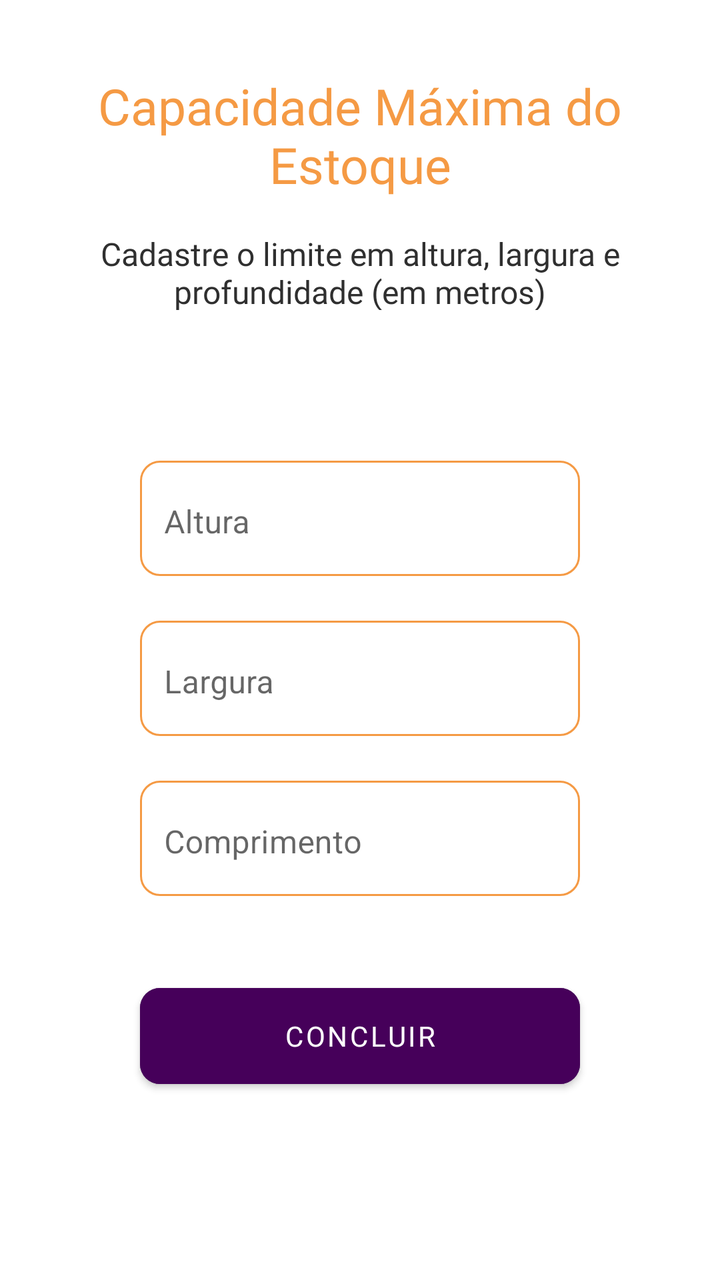
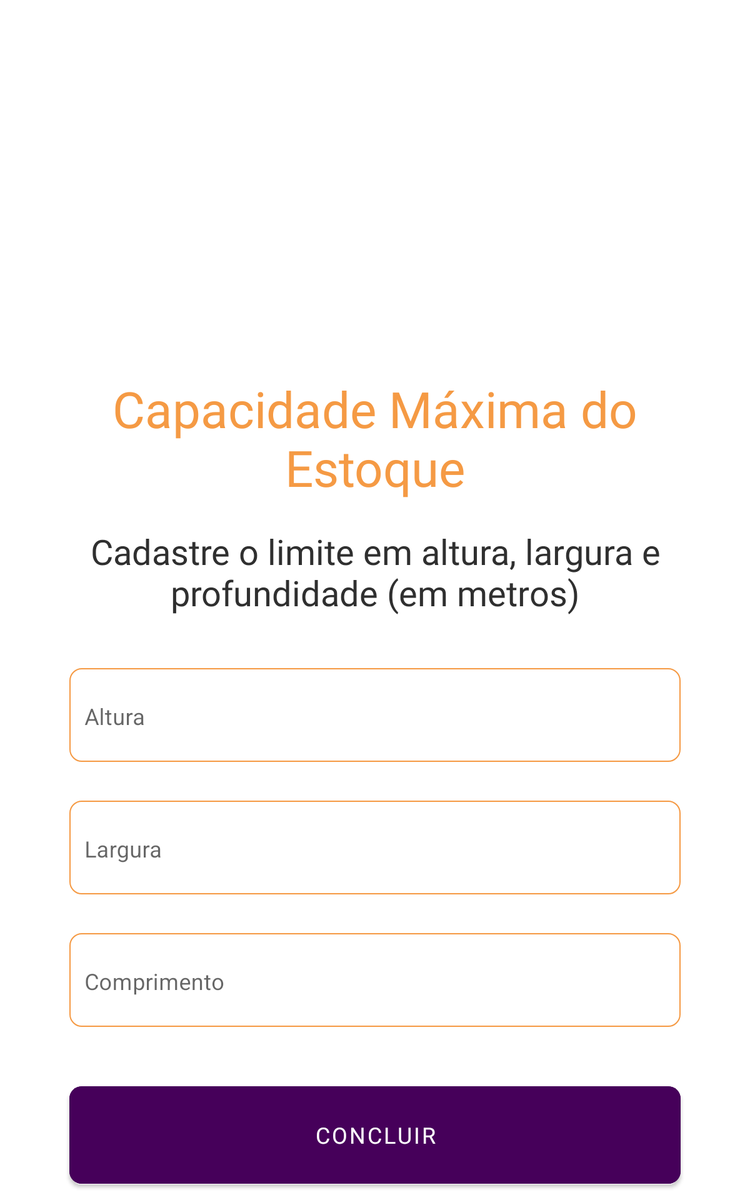

An Android layout and its configuration variant, each rendered on a device that would load it. The default file and the variant file are quoted in full after the pictures.
<!-- AndroidManifest.xml: application theme Theme.AppFluxar -->
<!-- res/layout/fragment_layout_nav_limite_estoque.xml -->
<?xml version="1.0" encoding="utf-8"?>
<FrameLayout xmlns:android="http://schemas.android.com/apk/res/android"
    xmlns:app="http://schemas.android.com/apk/res-auto"
    xmlns:tools="http://schemas.android.com/tools"
    android:layout_width="match_parent"
    android:layout_height="match_parent"
    tools:context=".ui.fragment.NavigationLimiteEstoque">

    <androidx.constraintlayout.widget.ConstraintLayout
        android:layout_width="match_parent"
        android:layout_height="match_parent">

        <com.google.android.material.textfield.TextInputLayout
            android:id="@+id/alturaCapacidade"
            android:layout_width="220dp"
            android:layout_height="wrap_content"
            android:layout_marginTop="70dp"
            app:boxBackgroundMode="outline"
            app:boxCornerRadiusBottomEnd="10dp"
            app:boxCornerRadiusBottomStart="10dp"
            app:boxCornerRadiusTopEnd="10dp"
            app:boxCornerRadiusTopStart="10dp"
            app:boxStrokeColor="@color/laranja_principal_selector"
            app:hintEnabled="true"
            app:layout_constraintEnd_toEndOf="parent"
            app:layout_constraintStart_toStartOf="parent"
            app:layout_constraintTop_toBottomOf="@+id/cadastrarLimiteEstoqueTexto">

            <com.google.android.material.textfield.TextInputEditText
                android:id="@+id/inputAlturaCapacidade"
                android:layout_width="match_parent"
                android:layout_height="wrap_content"
                android:backgroundTint="@android:color/transparent"
                android:hint="Altura"
                android:inputType="number|numberSigned"
                android:paddingStart="12dp"
                android:paddingTop="20dp"
                android:paddingEnd="12dp"
                android:paddingBottom="16dp"
                android:textColor="@android:color/black"
                android:textColorHint="@android:color/darker_gray" />

        </com.google.android.material.textfield.TextInputLayout>

        <com.google.android.material.textfield.TextInputLayout
            android:id="@+id/larguraCapacidade"
            android:layout_width="220dp"
            android:layout_height="wrap_content"
            android:layout_marginTop="17dp"
            app:boxBackgroundMode="outline"
            app:boxCornerRadiusBottomEnd="10dp"
            app:boxCornerRadiusBottomStart="10dp"
            app:boxCornerRadiusTopEnd="10dp"
            app:boxCornerRadiusTopStart="10dp"
            app:boxStrokeColor="@color/laranja_principal_selector"
            app:hintEnabled="true"
            app:layout_constraintEnd_toEndOf="parent"
            app:layout_constraintStart_toStartOf="parent"
            app:layout_constraintTop_toBottomOf="@+id/alturaCapacidade">

            <com.google.android.material.textfield.TextInputEditText
                android:id="@+id/inputlarguraCapacidade"
                android:layout_width="match_parent"
                android:layout_height="wrap_content"
                android:backgroundTint="@android:color/transparent"
                android:hint="Largura"
                android:inputType="number|numberDecimal"
                android:paddingStart="12dp"
                android:paddingTop="20dp"
                android:paddingEnd="12dp"
                android:paddingBottom="16dp"
                android:textColor="@android:color/black"
                android:textColorHint="@android:color/darker_gray" />
        </com.google.android.material.textfield.TextInputLayout>

        <com.google.android.material.textfield.TextInputLayout
            android:id="@+id/profundidadeCapacidade"
            android:layout_width="220dp"
            android:layout_height="wrap_content"
            android:layout_marginTop="17dp"
            app:boxBackgroundMode="outline"
            app:boxCornerRadiusBottomEnd="10dp"
            app:boxCornerRadiusBottomStart="10dp"
            app:boxCornerRadiusTopEnd="10dp"
            app:boxCornerRadiusTopStart="10dp"
            app:boxStrokeColor="@color/laranja_principal_selector"
            app:hintEnabled="true"
            app:layout_constraintEnd_toEndOf="parent"
            app:layout_constraintStart_toStartOf="parent"
            app:layout_constraintTop_toBottomOf="@+id/larguraCapacidade">

            <com.google.android.material.textfield.TextInputEditText
                android:id="@+id/inputComprimentoCapacidade"
                android:layout_width="match_parent"
                android:layout_height="wrap_content"
                android:backgroundTint="@android:color/transparent"
                android:hint="Comprimento"
                android:inputType="number|numberDecimal"
                android:paddingStart="12dp"
                android:paddingTop="20dp"
                android:paddingEnd="12dp"
                android:paddingBottom="16dp"
                android:textColor="@android:color/black"
                android:textColorHint="@android:color/darker_gray" />
        </com.google.android.material.textfield.TextInputLayout>

        <TextView
            android:id="@+id/capacidadeEstoqueTitulo"
            android:layout_width="304dp"
            android:layout_height="68dp"
            android:layout_marginTop="36dp"
            android:fontFamily="@font/montserrat_bold"
            android:text="Capacidade Máxima do Estoque"
            android:textAlignment="center"
            android:textColor="@color/laranja_principal"
            android:textSize="25dp"
            app:layout_constraintEnd_toEndOf="parent"
            app:layout_constraintStart_toStartOf="parent"
            app:layout_constraintTop_toTopOf="parent" />

        <TextView
            android:id="@+id/cadastrarLimiteEstoqueTexto"
            android:layout_width="291dp"
            android:layout_height="39dp"
            android:layout_marginTop="12dp"
            android:fontFamily="@font/roboto"
            android:text="Cadastre o limite em altura, largura e profundidade (em metros)"
            android:textAlignment="center"
            android:textColor="@color/preto"
            android:textSize="16dp"
            app:layout_constraintEnd_toEndOf="parent"
            app:layout_constraintStart_toStartOf="parent"
            app:layout_constraintTop_toBottomOf="@+id/capacidadeEstoqueTitulo" />

        <Button
            android:id="@+id/concluirBt"
            android:layout_width="220dp"
            android:layout_height="60dp"
            android:layout_marginTop="40dp"
            android:backgroundTint="@color/roxo_principal"
            android:fontFamily="@font/roboto_bold"
            android:text="CONCLUIR"
            android:textColor="#FFFFFF"
            app:cornerRadius="10dp"
            app:layout_constraintEnd_toEndOf="parent"
            app:layout_constraintStart_toStartOf="parent"
            app:layout_constraintTop_toBottomOf="@+id/profundidadeCapacidade" />
    </androidx.constraintlayout.widget.ConstraintLayout>
</FrameLayout>
<!-- resources referenced by this layout -->
<resources>
  <color name="laranja_principal">#F59A44</color>
  <color name="preto">#2F2F2F</color>
  <color name="roxo_principal">#46005A</color>
  <style name="Theme.AppFluxar" parent="Theme.MaterialComponents.DayNight.DarkActionBar">
          
          <item name="colorPrimary">@color/roxo_principal</item>
          <item name="colorPrimaryVariant">@color/roxo_principal</item>
          <item name="colorOnPrimary">@color/laranja_principal</item>
          
          <item name="colorSecondary">@color/laranja_principal</item>
          <item name="colorSecondaryVariant">@color/laranja_secundario</item>
          <item name="colorOnSecondary">@color/preto</item>
          
          <item name="android:statusBarColor">@color/roxo_principal</item>
          
      </style>
  <color name="laranja_secundario">#FDEDDD</color>
</resources>
<!-- res/layout-sw600dp/fragment_layout_nav_limite_estoque.xml (the repository's variant of the layout above) -->
<!-- drawn on a 7-inch tablet held upright -->
<?xml version="1.0" encoding="utf-8"?>
<FrameLayout xmlns:android="http://schemas.android.com/apk/res/android"
    xmlns:app="http://schemas.android.com/apk/res-auto"
    xmlns:tools="http://schemas.android.com/tools"
    android:layout_width="match_parent"
    android:layout_height="match_parent"
    tools:context=".ui.fragment.NavigationStockLimit">

    <androidx.constraintlayout.widget.ConstraintLayout
        android:layout_width="match_parent"
        android:layout_height="match_parent">

        <LinearLayout
            android:id="@+id/stockLimitLoadingLayout"
            android:layout_width="match_parent"
            android:layout_height="match_parent"
            android:orientation="vertical"
            android:gravity="center"
            android:background="@android:color/white"
            android:visibility="gone"
            app:layout_constraintBottom_toBottomOf="parent"
            app:layout_constraintEnd_toEndOf="parent"
            app:layout_constraintStart_toStartOf="parent"
            app:layout_constraintTop_toTopOf="parent">

            <ProgressBar
                android:id="@+id/stockLimitLoadingProgress"
                android:layout_width="wrap_content"
                android:layout_height="wrap_content"
                android:indeterminateTint="@color/roxo_principal" />

            <TextView
                android:id="@+id/stockLimitLoadingText"
                android:layout_width="wrap_content"
                android:layout_height="wrap_content"
                android:layout_marginTop="16dp"
                android:text="Carregando..."
                android:textColor="@color/roxo_principal"
                android:textSize="16sp" />
        </LinearLayout>

        <LinearLayout
            android:id="@+id/stockLimitErrorLayout"
            android:layout_width="match_parent"
            android:layout_height="match_parent"
            android:orientation="vertical"
            android:gravity="center"
            android:background="@android:color/white"
            android:visibility="gone"
            app:layout_constraintBottom_toBottomOf="parent"
            app:layout_constraintEnd_toEndOf="parent"
            app:layout_constraintStart_toStartOf="parent"
            app:layout_constraintTop_toTopOf="parent">

            <TextView
                android:layout_width="wrap_content"
                android:layout_height="wrap_content"
                android:text="❌"
                android:textSize="48sp" />

            <TextView
                android:id="@+id/stockLimitErrorText"
                android:layout_width="300dp"
                android:layout_height="wrap_content"
                android:layout_marginTop="16dp"
                android:text="Erro ao carregar"
                android:textAlignment="center"
                android:textColor="@android:color/holo_red_dark"
                android:textSize="16sp" />

            <Button
                android:id="@+id/stockLimitRetryButton"
                android:layout_width="wrap_content"
                android:layout_height="wrap_content"
                android:layout_marginTop="16dp"
                android:text="Tentar Novamente"
                android:backgroundTint="@color/roxo_principal" />
        </LinearLayout>

        <androidx.constraintlayout.widget.ConstraintLayout
            android:id="@+id/stockLimitContentLayout"
            android:layout_width="match_parent"
            android:layout_height="match_parent"
            android:visibility="visible">

            <TextView
                android:id="@+id/capacidadeEstoqueTitulo"
                android:layout_width="465dp"
                android:layout_height="110dp"
                android:layout_marginTop="300dp"
                android:fontFamily="@font/montserrat_bold"
                android:text="Capacidade Máxima do Estoque"
                android:textAlignment="center"
                android:textColor="@color/laranja_principal"
                android:textSize="40sp"
                app:layout_constraintEnd_toEndOf="parent"
                app:layout_constraintStart_toStartOf="parent"
                app:layout_constraintTop_toTopOf="parent" />

            <TextView
                android:id="@+id/cadastrarLimiteEstoqueTexto"
                android:layout_width="458dp"
                android:layout_height="83dp"
                android:layout_marginTop="12dp"
                android:fontFamily="@font/roboto"
                android:text="Cadastre o limite em altura, largura e profundidade (em metros)"
                android:textAlignment="center"
                android:textColor="@color/preto"
                android:textSize="28sp"
                app:layout_constraintEnd_toEndOf="parent"
                app:layout_constraintStart_toStartOf="parent"
                app:layout_constraintTop_toBottomOf="@+id/capacidadeEstoqueTitulo"
                app:layout_constraintWidth_percent="0.8" />

            <com.google.android.material.textfield.TextInputLayout
                android:id="@+id/alturaCapacidade"
                android:layout_width="489dp"
                android:layout_height="90dp"
                android:layout_marginTop="24dp"
                app:boxBackgroundMode="outline"
                app:boxCornerRadiusBottomEnd="10dp"
                app:boxCornerRadiusBottomStart="10dp"
                app:boxCornerRadiusTopEnd="10dp"
                app:boxCornerRadiusTopStart="10dp"
                app:boxStrokeColor="@color/laranja_principal_selector"
                app:hintEnabled="true"
                app:layout_constraintEnd_toEndOf="parent"
                app:layout_constraintStart_toStartOf="parent"
                app:layout_constraintTop_toBottomOf="@id/cadastrarLimiteEstoqueTexto"
                app:layout_constraintWidth_percent="0.7">

                <com.google.android.material.textfield.TextInputEditText
                    android:id="@+id/inputAlturaCapacidade"
                    android:layout_width="match_parent"
                    android:layout_height="75dp"
                    android:backgroundTint="@android:color/transparent"
                    android:hint="Altura"
                    android:inputType="numberDecimal"
                    android:paddingStart="12dp"
                    android:paddingTop="20dp"
                    android:paddingEnd="12dp"
                    android:paddingBottom="16dp"
                    android:textColor="@android:color/black"
                    android:textColorHint="@android:color/darker_gray"
                    android:textSize="18sp" />

            </com.google.android.material.textfield.TextInputLayout>

            <com.google.android.material.textfield.TextInputLayout
                android:id="@+id/larguraCapacidade"
                android:layout_width="489dp"
                android:layout_height="90dp"
                android:layout_marginTop="16dp"
                app:boxBackgroundMode="outline"
                app:boxCornerRadiusBottomEnd="10dp"
                app:boxCornerRadiusBottomStart="10dp"
                app:boxCornerRadiusTopEnd="10dp"
                app:boxCornerRadiusTopStart="10dp"
                app:boxStrokeColor="@color/laranja_principal_selector"
                app:layout_constraintEnd_toEndOf="parent"
                app:layout_constraintStart_toStartOf="parent"
                app:layout_constraintTop_toBottomOf="@+id/alturaCapacidade"
                app:layout_constraintWidth_percent="0.7">

                <com.google.android.material.textfield.TextInputEditText
                    android:id="@+id/inputLarguraCapacidade"
                    android:layout_width="match_parent"
                    android:layout_height="75dp"
                    android:backgroundTint="@android:color/transparent"
                    android:hint="Largura"
                    android:inputType="numberDecimal"
                    android:paddingStart="12dp"
                    android:paddingTop="20dp"
                    android:paddingEnd="12dp"
                    android:paddingBottom="16dp"
                    android:textColor="@android:color/black"
                    android:textColorHint="@android:color/darker_gray"
                    android:textSize="18sp" />
            </com.google.android.material.textfield.TextInputLayout>

            
            <com.google.android.material.textfield.TextInputLayout
                android:id="@+id/profundidadeCapacidade"
                android:layout_width="489dp"
                android:layout_height="90dp"
                android:layout_marginTop="16dp"
                app:boxBackgroundMode="outline"
                app:boxCornerRadiusBottomEnd="10dp"
                app:boxCornerRadiusBottomStart="10dp"
                app:boxCornerRadiusTopEnd="10dp"
                app:boxCornerRadiusTopStart="10dp"
                app:boxStrokeColor="@color/laranja_principal_selector"
                app:layout_constraintEnd_toEndOf="parent"
                app:layout_constraintStart_toStartOf="parent"
                app:layout_constraintTop_toBottomOf="@+id/larguraCapacidade"
                app:layout_constraintWidth_percent="0.7">

                <com.google.android.material.textfield.TextInputEditText
                    android:id="@+id/inputComprimentoCapacidade"
                    android:layout_width="match_parent"
                    android:layout_height="75dp"
                    android:backgroundTint="@android:color/transparent"
                    android:hint="Comprimento"
                    android:inputType="numberDecimal"
                    android:paddingStart="12dp"
                    android:paddingTop="20dp"
                    android:paddingEnd="12dp"
                    android:paddingBottom="16dp"
                    android:textColor="@android:color/black"
                    android:textColorHint="@android:color/darker_gray"
                    android:textSize="18sp" />
            </com.google.android.material.textfield.TextInputLayout>

            <Button
                android:id="@+id/concluirBt"
                android:layout_width="489dp"
                android:layout_height="90dp"
                android:layout_marginTop="32dp"
                android:backgroundTint="@color/roxo_principal"
                android:fontFamily="@font/roboto_bold"
                android:text="CONCLUIR"
                android:textColor="#FFFFFF"
                android:textSize="18sp"
                app:cornerRadius="10dp"
                app:layout_constraintEnd_toEndOf="parent"
                app:layout_constraintStart_toStartOf="parent"
                app:layout_constraintTop_toBottomOf="@+id/profundidadeCapacidade"
                app:layout_constraintWidth_percent="0.5" />
        </androidx.constraintlayout.widget.ConstraintLayout>

    </androidx.constraintlayout.widget.ConstraintLayout>
</FrameLayout>
